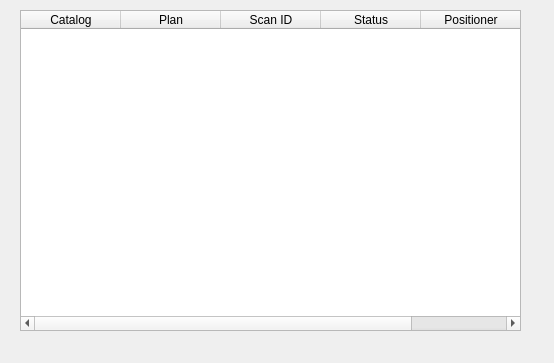
<?xml version="1.0" encoding="UTF-8"?>
<ui version="4.0">
 <class>Form</class>
 <widget class="QWidget" name="Form">
  <property name="geometry">
   <rect>
    <x>0</x>
    <y>0</y>
    <width>554</width>
    <height>363</height>
   </rect>
  </property>
  <property name="windowTitle">
   <string>Form</string>
  </property>
  <widget class="QTableWidget" name="tableWidget">
   <property name="geometry">
    <rect>
     <x>20</x>
     <y>10</y>
     <width>501</width>
     <height>321</height>
    </rect>
   </property>
   <column>
    <property name="text">
     <string>Catalog</string>
    </property>
   </column>
   <column>
    <property name="text">
     <string>Plan</string>
    </property>
   </column>
   <column>
    <property name="text">
     <string>Scan ID</string>
    </property>
   </column>
   <column>
    <property name="text">
     <string>Status</string>
    </property>
   </column>
   <column>
    <property name="text">
     <string>Positioner</string>
    </property>
   </column>
  </widget>
 </widget>
 <resources/>
 <connections/>
</ui>
